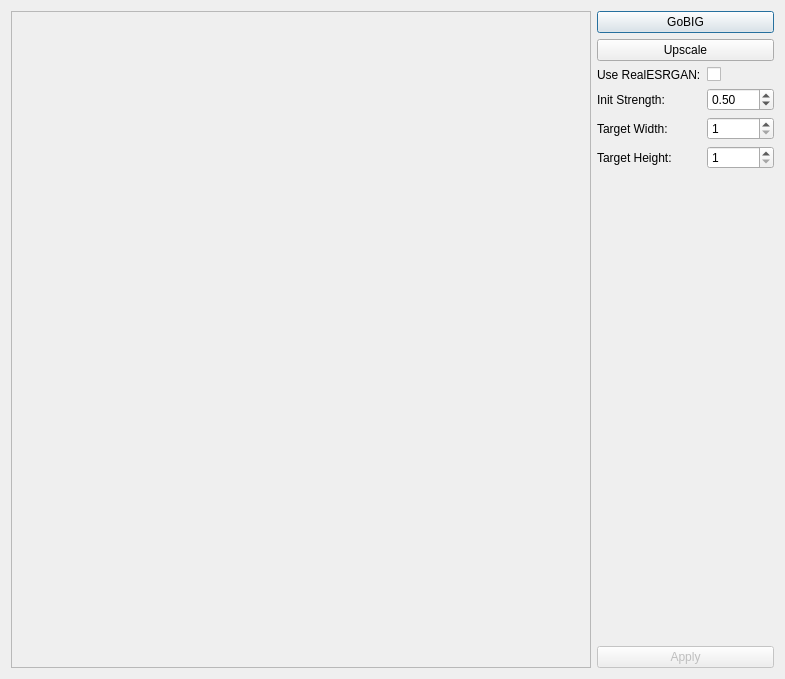
<?xml version="1.0" encoding="UTF-8"?>
<ui version="4.0">
 <class>Dialog</class>
 <widget class="QDialog" name="Dialog">
  <property name="geometry">
   <rect>
    <x>0</x>
    <y>0</y>
    <width>785</width>
    <height>679</height>
   </rect>
  </property>
  <property name="windowTitle">
   <string>Upscaling</string>
  </property>
  <layout class="QGridLayout" name="gridLayout">
   <item row="1" column="0">
    <layout class="QHBoxLayout" name="horizontalLayout" stretch="0,0">
     <item>
      <widget class="QScrollArea" name="scrollArea">
       <property name="widgetResizable">
        <bool>true</bool>
       </property>
       <widget class="QWidget" name="scrollAreaWidgetContents">
        <property name="geometry">
         <rect>
          <x>0</x>
          <y>0</y>
          <width>559</width>
          <height>655</height>
         </rect>
        </property>
        <layout class="QGridLayout" name="gridLayout_2">
         <item row="0" column="0">
          <widget class="QLabel" name="image_label">
           <property name="text">
            <string/>
           </property>
          </widget>
         </item>
        </layout>
       </widget>
      </widget>
     </item>
     <item>
      <layout class="QVBoxLayout" name="verticalLayout_2">
       <item>
        <widget class="QPushButton" name="gobig_button">
         <property name="text">
          <string>GoBIG</string>
         </property>
        </widget>
       </item>
       <item>
        <widget class="QPushButton" name="upscale_button">
         <property name="text">
          <string>Upscale</string>
         </property>
        </widget>
       </item>
       <item>
        <layout class="QFormLayout" name="formLayout">
         <item row="0" column="0">
          <widget class="QLabel" name="label">
           <property name="text">
            <string>Use RealESRGAN:</string>
           </property>
          </widget>
         </item>
         <item row="1" column="0">
          <widget class="QLabel" name="label_2">
           <property name="text">
            <string>Init Strength:</string>
           </property>
          </widget>
         </item>
         <item row="1" column="1">
          <widget class="QDoubleSpinBox" name="init_strength_double_spin_box">
           <property name="maximum">
            <double>1.000000000000000</double>
           </property>
           <property name="singleStep">
            <double>0.100000000000000</double>
           </property>
           <property name="value">
            <double>0.500000000000000</double>
           </property>
          </widget>
         </item>
         <item row="0" column="1">
          <widget class="QCheckBox" name="use_realesrgan_check_box">
           <property name="text">
            <string/>
           </property>
          </widget>
         </item>
         <item row="2" column="0">
          <widget class="QLabel" name="label_3">
           <property name="text">
            <string>Target Width:</string>
           </property>
          </widget>
         </item>
         <item row="3" column="0">
          <widget class="QLabel" name="label_4">
           <property name="text">
            <string>Target Height:</string>
           </property>
          </widget>
         </item>
         <item row="2" column="1">
          <widget class="QSpinBox" name="target_width_spin_box">
           <property name="minimum">
            <number>1</number>
           </property>
           <property name="maximum">
            <number>100000</number>
           </property>
          </widget>
         </item>
         <item row="3" column="1">
          <widget class="QSpinBox" name="target">
           <property name="minimum">
            <number>1</number>
           </property>
           <property name="maximum">
            <number>100000</number>
           </property>
          </widget>
         </item>
        </layout>
       </item>
       <item>
        <widget class="QPushButton" name="apply_button">
         <property name="enabled">
          <bool>false</bool>
         </property>
         <property name="text">
          <string>Apply</string>
         </property>
        </widget>
       </item>
      </layout>
     </item>
    </layout>
   </item>
  </layout>
 </widget>
 <resources/>
 <connections>
  <connection>
   <sender>apply_button</sender>
   <signal>clicked()</signal>
   <receiver>Dialog</receiver>
   <slot>apply()</slot>
   <hints>
    <hint type="sourcelabel">
     <x>583</x>
     <y>648</y>
    </hint>
    <hint type="destinationlabel">
     <x>567</x>
     <y>648</y>
    </hint>
   </hints>
  </connection>
  <connection>
   <sender>upscale_button</sender>
   <signal>clicked()</signal>
   <receiver>Dialog</receiver>
   <slot>upscale()</slot>
   <hints>
    <hint type="sourcelabel">
     <x>580</x>
     <y>62</y>
    </hint>
    <hint type="destinationlabel">
     <x>563</x>
     <y>66</y>
    </hint>
   </hints>
  </connection>
  <connection>
   <sender>gobig_button</sender>
   <signal>clicked()</signal>
   <receiver>Dialog</receiver>
   <slot>gobig()</slot>
   <hints>
    <hint type="sourcelabel">
     <x>580</x>
     <y>31</y>
    </hint>
    <hint type="destinationlabel">
     <x>557</x>
     <y>33</y>
    </hint>
   </hints>
  </connection>
 </connections>
 <slots>
  <slot>gobig()</slot>
  <slot>upscale()</slot>
  <slot>apply()</slot>
 </slots>
</ui>
